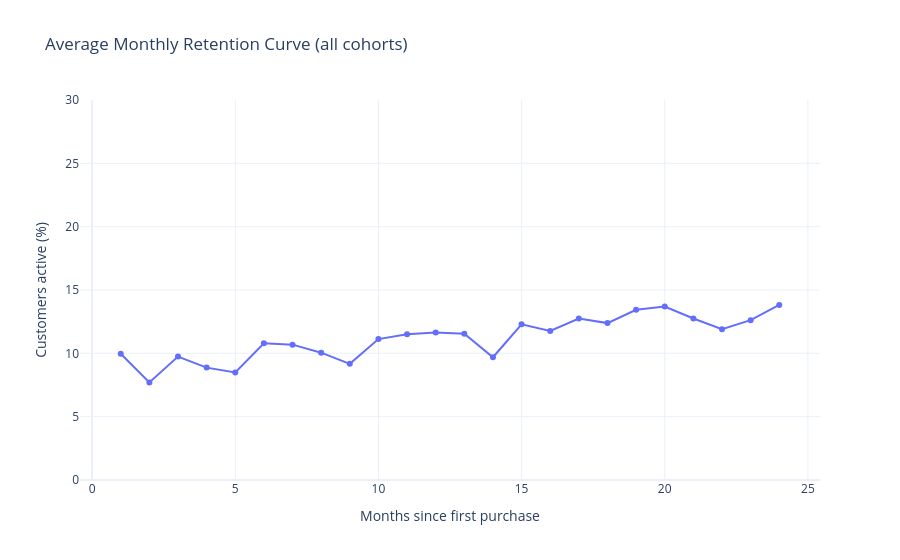

Source (notebook cell):
### Markdown cell above
## 3. Average retention and the real picture
Two views: the average monthly retention curve over all cohorts, and an annual view (the share of each starting group that bought again in each calendar year).

### Code cell
curve = []
for p in range(1, 25):
    ok = max_period[max_period >= p].index
    curve.append({"months_since_first_purchase": p,
                  "avg_retention_pct": cohort_counts.loc[ok, p].sum() / cohort_counts.loc[ok, 0].sum() * 100})
curve = pd.DataFrame(curve)

fig_curve = px.line(curve, x="months_since_first_purchase", y="avg_retention_pct", markers=True,
                    title="Average Monthly Retention Curve (all cohorts)",
                    labels={"months_since_first_purchase": "Months since first purchase",
                            "avg_retention_pct": "Customers active (%)"})
fig_curve.update_yaxes(range=[0, 30])
fig_curve.show()
display(curve[curve.months_since_first_purchase.isin([1, 3, 6, 12, 24])])

### Figure 1 — Plotly figure (JSON) as saved in the notebook; plotly's stock layout.template omitted (floating-point values rounded to 4 significant figures)
{"data": [{"hovertemplate": "Months since first purchase=%{x}<br>Customers active (%)=%{y}<extra></extra>", "legendgroup": "", "line": {"color": "#636efa", "dash": "solid"}, "marker": {"symbol": "circle"}, "mode": "lines+markers", "name": "", "orientation": "v", "showlegend": false, "type": "scatter", "x": [1, 2, 3, 4, 5, 6, 7, 8, 9, 10, 11, 12, 13, 14, 15, 16, 17, 18, 19, 20, 21, 22, 23, 24], "xaxis": "x", "y": [9.962, 7.702, 9.747, 8.872, 8.492, 10.8, 10.69, 10.05, 9.172, 11.13, 11.51, 11.64, 11.54, 9.69, 12.29, 11.77, 12.74, 12.39, 13.44, 13.7, 12.75, 11.91, 12.62, 13.82], "yaxis": "y"}], "layout": {"legend": {"tracegroupgap": 0}, "title": {"text": "Average Monthly Retention Curve (all cohorts)"}, "xaxis": {"anchor": "y", "domain": [0, 1], "title": {"text": "Months since first purchase"}}, "yaxis": {"anchor": "x", "domain": [0, 1], "range": [0, 30], "title": {"text": "Customers active (%)"}}}}
